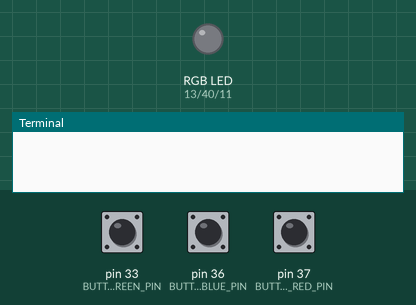
Recording of a program running on a simulated Raspberry Pi (header pin numbers). On the bench: an RGB LED mixed from three pins (HIGH = lit), the last lines printed to the terminal. The inputs (shaded band) are chosen by the test bench; at power-on: pin 33 (BUTTON_GREEN_PIN) HIGH, pin 36 (BUTTON_BLUE_PIN) HIGH, pin 37 (BUTTON_RED_PIN) HIGH.

Above: at 1.2 s.
1.3 s: pin 33 (BUTTON_GREEN_PIN) pulled LOW for 0.15 s
At 1.8 s:
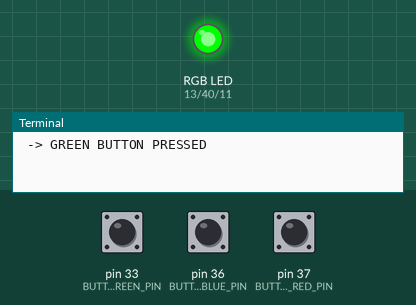
2.9 s: pin 36 (BUTTON_BLUE_PIN) pulled LOW for 0.15 s
At 3.2 s:
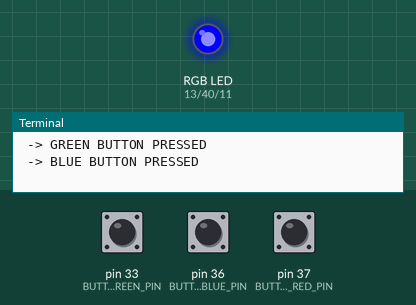
4.5 s: pin 37 (BUTTON_RED_PIN) pulled LOW for 0.15 s
At 5.4 s:
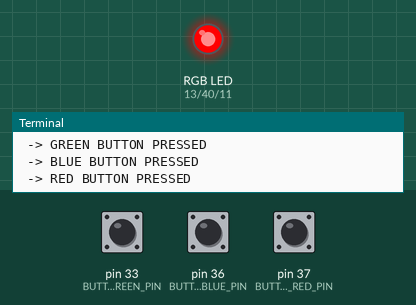
6.1 s: pin 33 (BUTTON_GREEN_PIN) pulled LOW for 1 s
At 6.8 s:
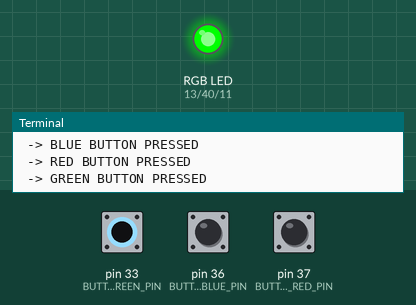
8.6 s: pin 36 (BUTTON_BLUE_PIN) pulled LOW for 1 s
At 9.7 s:
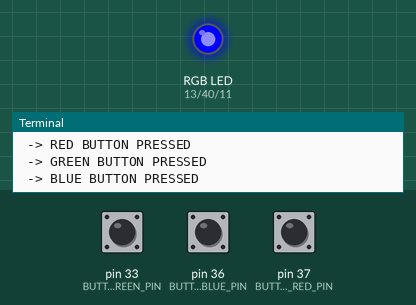
Timing chart, 0 to 11.6 s (numbered marks = the images above; inputs shaded):
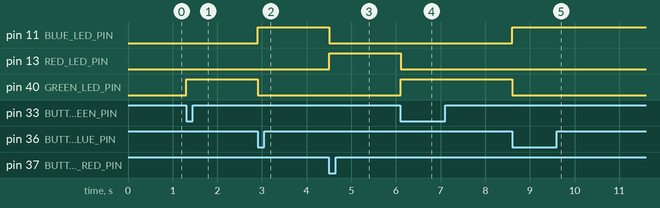

Measured:
- after the input at 1.3 s, pin 40 (GREEN_LED_PIN): LOW → HIGH at once
- after the input at 2.9 s, pin 11 (BLUE_LED_PIN): LOW → HIGH at once; pin 40 (GREEN_LED_PIN): HIGH → LOW at once
- after the input at 4.5 s, pin 11 (BLUE_LED_PIN): HIGH → LOW at once; pin 13 (RED_LED_PIN): LOW → HIGH at once
- after the input at 6.1 s, pin 13 (RED_LED_PIN): HIGH → LOW at once; pin 40 (GREEN_LED_PIN): LOW → HIGH at once
- after the input at 8.6 s, pin 11 (BLUE_LED_PIN): LOW → HIGH at once; pin 40 (GREEN_LED_PIN): HIGH → LOW at once

The program:

rgb_button.py
```python
#!/usr/bin/env python3
import RPi.GPIO as GPIO
import time

# Set up GPIO
GPIO.cleanup()  # Clean up any previous GPIO settings
GPIO.setmode(GPIO.BOARD)
BUTTON_RED_PIN = 37 #brown wire
BUTTON_BLUE_PIN = 36 #red wire
BUTTON_GREEN_PIN = 33 #Yellow wire
RED_LED_PIN = 13   #silver wire
BLUE_LED_PIN = 11 #white wire
GREEN_LED_PIN= 40 #orange wire
GPIO.setup(BUTTON_RED_PIN, GPIO.IN, pull_up_down=GPIO.PUD_UP)
GPIO.setup(BUTTON_BLUE_PIN, GPIO.IN, pull_up_down=GPIO.PUD_UP)
GPIO.setup(BUTTON_GREEN_PIN, GPIO.IN, pull_up_down=GPIO.PUD_UP)
GPIO.setup(RED_LED_PIN, GPIO.OUT)
GPIO.setup(BLUE_LED_PIN, GPIO.OUT)
GPIO.setup(GREEN_LED_PIN, GPIO.OUT)

#used for button press
Red_button_level = 0
Blue_button_level = 0
Green_button_level = 0


# track previous states to detect edges (only trigger once per press)
red_prev = GPIO.HIGH
blue_prev = GPIO.HIGH
green_prev = GPIO.HIGH
# button_click=0
GPIO.output(RED_LED_PIN, GPIO.LOW)  # Turn LED OFF
GPIO.output(BLUE_LED_PIN, GPIO.LOW)  # Turn LED OFF
GPIO.output(GREEN_LED_PIN, GPIO.LOW)  # Turn LED OFF
# button_constant=1.3594 #100^(1/15) 15 button clicks.
try:
    while True:
        # Read button state
        Red_state = GPIO.input(BUTTON_RED_PIN)
        Blue_state = GPIO.input(BUTTON_BLUE_PIN)
        Green_state = GPIO.input(BUTTON_GREEN_PIN)


        # Detect press event: transition LOW -> HIGH (with pull-down, press = HIGH)
        if Red_state == GPIO.LOW and red_prev == GPIO.HIGH:
            GPIO.output(BLUE_LED_PIN, GPIO.LOW)  # Turn LED OFF
            GPIO.output(GREEN_LED_PIN, GPIO.LOW)
            print(" -> RED BUTTON PRESSED")
            GPIO.output(RED_LED_PIN, GPIO.HIGH)  # Turn LED ON
        elif Blue_state == GPIO.LOW and blue_prev == GPIO.HIGH:
            print(" -> BLUE BUTTON PRESSED")
            GPIO.output(RED_LED_PIN, GPIO.LOW)  # Turn LED OFF
            GPIO.output(GREEN_LED_PIN, GPIO.LOW)
            GPIO.output(BLUE_LED_PIN, GPIO.HIGH)  # Turn LED ON
        elif Green_state == GPIO.LOW and green_prev == GPIO.HIGH:
            print(" -> GREEN BUTTON PRESSED")
            GPIO.output(RED_LED_PIN, GPIO.LOW)  # Turn LED OFF
            GPIO.output(BLUE_LED_PIN, GPIO.LOW)
            GPIO.output(GREEN_LED_PIN, GPIO.HIGH)  # Turn LED ON
        # else:
            # print()

        # save states for next iteration
        red_prev = Red_state
        blue_prev = Blue_state
        green_prev= Green_state

        time.sleep(0.01)  # small loop delay

except:
    GPIO.output(RED_LED_PIN, GPIO.LOW)
    GPIO.output(BLUE_LED_PIN, GPIO.LOW)
    GPIO.output(GREEN_LED_PIN, GPIO.LOW)
    GPIO.cleanup()
```
